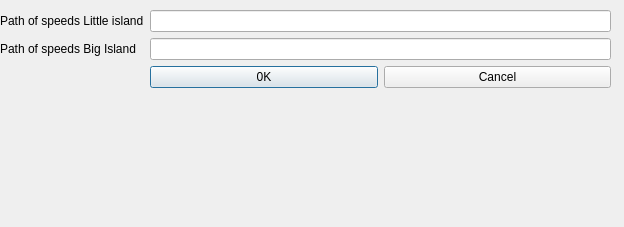
<?xml version="1.0" encoding="UTF-8"?>
<ui version="4.0">
 <class>SettingsDialog</class>
 <widget class="QDialog" name="SettingsDialog">
  <property name="geometry">
   <rect>
    <x>0</x>
    <y>0</y>
    <width>624</width>
    <height>227</height>
   </rect>
  </property>
  <property name="windowTitle">
   <string>Dialog</string>
  </property>
  <widget class="QWidget" name="verticalLayoutWidget">
   <property name="geometry">
    <rect>
     <x>0</x>
     <y>10</y>
     <width>611</width>
     <height>211</height>
    </rect>
   </property>
   <layout class="QVBoxLayout" name="verticalLayout">
    <item>
     <layout class="QFormLayout" name="formLayout">
      <item row="0" column="0">
       <widget class="QLabel" name="label">
        <property name="text">
         <string>Path of speeds Little island</string>
        </property>
       </widget>
      </item>
      <item row="0" column="1">
       <widget class="QLineEdit" name="lineEditLittle"/>
      </item>
      <item row="1" column="1">
       <widget class="QLineEdit" name="lineEditBig"/>
      </item>
      <item row="1" column="0">
       <widget class="QLabel" name="label_2">
        <property name="text">
         <string>Path of speeds Big Island</string>
        </property>
       </widget>
      </item>
      <item row="2" column="1">
       <layout class="QHBoxLayout" name="horizontalLayout_2">
        <item>
         <widget class="QPushButton" name="pushButton_ok">
          <property name="text">
           <string>0K</string>
          </property>
         </widget>
        </item>
        <item>
         <widget class="QPushButton" name="pushButton_cancel">
          <property name="text">
           <string>Cancel</string>
          </property>
         </widget>
        </item>
       </layout>
      </item>
     </layout>
    </item>
   </layout>
  </widget>
 </widget>
 <resources/>
 <connections/>
</ui>
